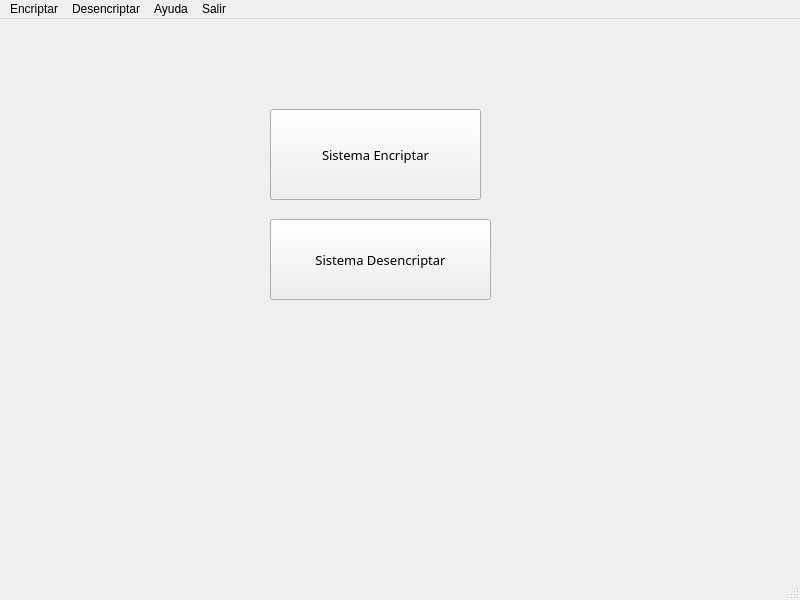
<?xml version="1.0" encoding="UTF-8"?>
<ui version="4.0">
 <class>FormMenu</class>
 <widget class="QMainWindow" name="FormMenu">
  <property name="geometry">
   <rect>
    <x>0</x>
    <y>0</y>
    <width>800</width>
    <height>600</height>
   </rect>
  </property>
  <property name="windowTitle">
   <string>MainWindow</string>
  </property>
  <widget class="QWidget" name="centralwidget">
   <widget class="QPushButton" name="pushButton">
    <property name="geometry">
     <rect>
      <x>270</x>
      <y>90</y>
      <width>211</width>
      <height>91</height>
     </rect>
    </property>
    <property name="font">
     <font>
      <family>BigBlueTerm437 Nerd Font</family>
      <pointsize>10</pointsize>
     </font>
    </property>
    <property name="text">
     <string>Sistema Encriptar</string>
    </property>
   </widget>
   <widget class="QPushButton" name="pushButton2">
    <property name="geometry">
     <rect>
      <x>270</x>
      <y>200</y>
      <width>221</width>
      <height>81</height>
     </rect>
    </property>
    <property name="font">
     <font>
      <family>BigBlueTerm437 Nerd Font</family>
      <pointsize>10</pointsize>
     </font>
    </property>
    <property name="text">
     <string>Sistema Desencriptar</string>
    </property>
   </widget>
  </widget>
  <widget class="QMenuBar" name="menubar">
   <property name="geometry">
    <rect>
     <x>0</x>
     <y>0</y>
     <width>800</width>
     <height>26</height>
    </rect>
   </property>
   <widget class="QMenu" name="menuHolala">
    <property name="title">
     <string>Encriptar</string>
    </property>
    <addaction name="actionEncriptar"/>
   </widget>
   <widget class="QMenu" name="menuDesencriptar">
    <property name="title">
     <string>Desencriptar</string>
    </property>
   </widget>
   <widget class="QMenu" name="menuAyuda">
    <property name="title">
     <string>Ayuda</string>
    </property>
   </widget>
   <widget class="QMenu" name="menuSalir">
    <property name="title">
     <string>Salir</string>
    </property>
   </widget>
   <addaction name="menuHolala"/>
   <addaction name="menuDesencriptar"/>
   <addaction name="menuAyuda"/>
   <addaction name="menuSalir"/>
  </widget>
  <widget class="QStatusBar" name="statusbar"/>
  <action name="actionEncriptar">
   <property name="text">
    <string>Encriptar</string>
   </property>
  </action>
 </widget>
 <resources/>
 <connections/>
</ui>
